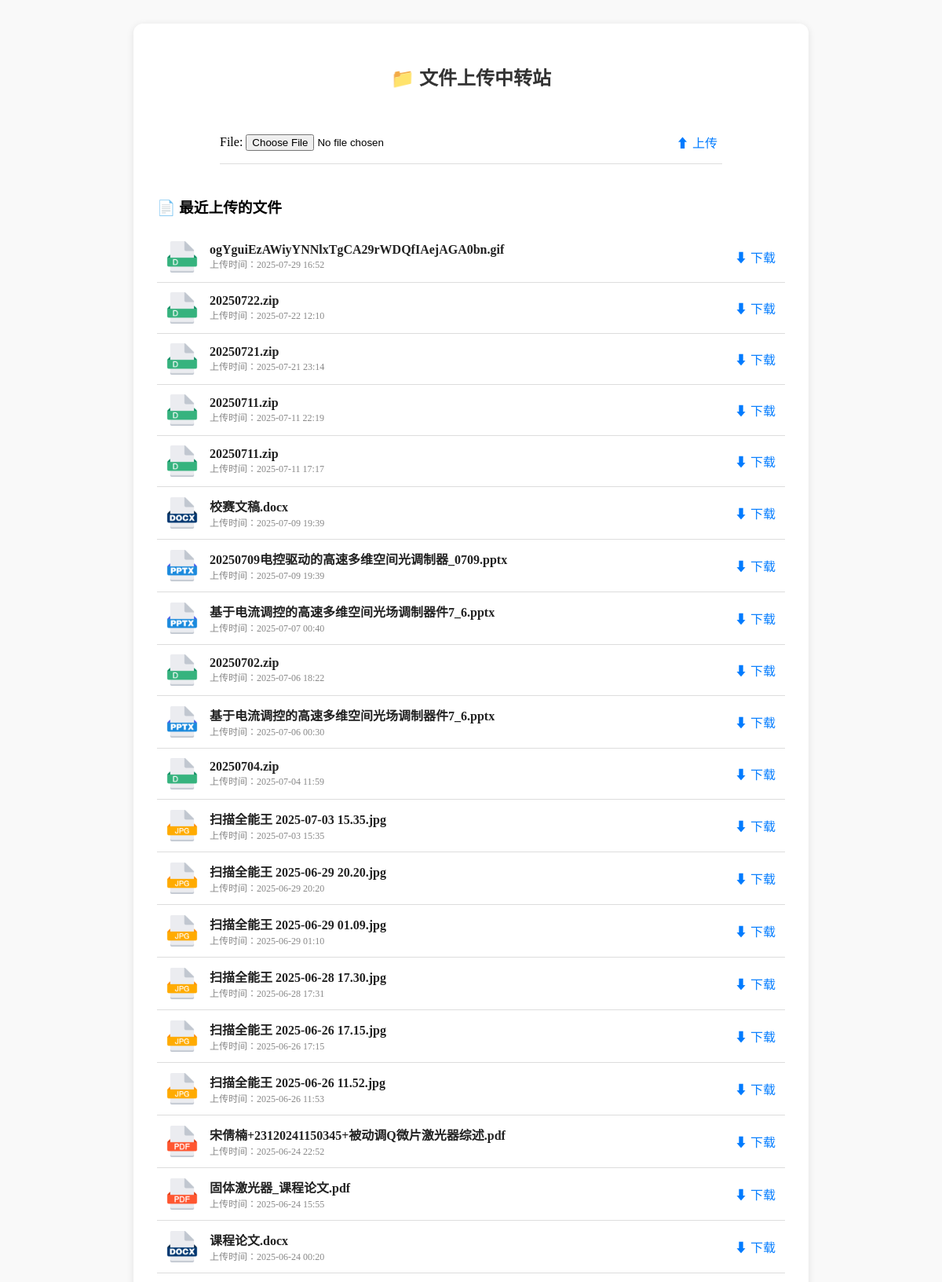
Screenshot of /upload/?all=1 (upper part) with the database file from the repository.
### xmu/models.py (models this page shows, shortened)
class UploadedFile(models.Model):
    file = models.FileField(upload_to=user_directory_path)
    title = models.CharField(max_length=255)
    uploaded_at = models.DateTimeField(auto_now_add=True)
    def file_ext(self):
        return os.path.splitext(self.file.name)[1][1:].lower()

### xmu/views.py (the view)
# urls.py: path('upload/', views.upload_file, name='upload_file'),
def upload_file(request):
    if request.method == 'POST':
        form = UploadForm(request.POST, request.FILES)
        if form.is_valid():
            uploaded_file = form.save(commit=False)
            uploaded_file.title = request.FILES['file'].name
            uploaded_file.save()
            return redirect('upload_file')
    else:
        form = UploadForm()
    show_all = request.GET.get("all") == "1"
    if show_all:
        files = UploadedFile.objects.order_by('-uploaded_at')
    else:
        files = UploadedFile.objects.order_by('-uploaded_at')[:10]
    return render(request, 'upload.html', {
        'form': form,
        'files': files,
        'show_all': show_all
    })

### xmu/forms.py
class UploadForm(forms.ModelForm):
    class Meta:
        model = UploadedFile
        fields = ['file']

### xmu/templates/upload.html (shortened to what this page needs)
<!DOCTYPE html>
<html lang="en">
<head>
    {% load static %}
    <link rel="stylesheet" href="{% static 'css/upload.css' %}">
</head>
<body>
    <div class="container">
        <h2>📁 文件上传中转站</h2>
        <div class="upload-box">
            <form method="post" enctype="multipart/form-data" class="upload-form">
                {{ form.as_p }}
                <button type="submit" class="upload-button">⬆ 上传</button>
            </form>
        </div>
        <h3>📄 最近上传的文件</h3>
        {% for file in files %}
        <div class="file-entry">
            <div class="file-info">
                {% with ext=file.file_ext %}
                    <img class="file-icon"
                         src="{% static 'images/'|add:ext|add:'.png' %}"
                         onerror="this.src='{% static 'images/default.png' %}'"
                         alt="icon">
                {% endwith %}
                <div class="file-text">
                    <span class="file-title">{{ file.title }}</span>
                    <small class="file-time">上传时间：{{ file.uploaded_at|date:"Y-m-d H:i" }}</small>
                </div>
            </div>
            <a href="{% url 'download_file' file.id %}" class="download-button">⬇ 下载</a>
        </div>
        {% empty %}
            <p>暂无文件。</p>
        {% endfor %}
    </div>
</body>
</html>

### xmu/static/css/upload.css (style rules this page uses)
body { font-family: "FangSong", "仿宋", serif; margin: 0; padding: 30px; background-color: #f9f9f9; }
.container { max-width: 800px; margin: auto; background-color: white; padding: 30px; border-radius: 12px; box-shadow: 0 2px 10px rgba(0, 0, 0, 0.1); }
h2 { text-align: center; color: #333; margin-bottom: 30px; }
.upload-box { display: flex; justify-content: center;、 align-items: center; margin-top: 40px; margin-bottom: 40px; }
.upload-form { display: flex; justify-content: space-between; align-items: center; width: 80%; border-bottom: 1px solid #ddd; }
.upload-button { background-color: transparent; border: none; text-decoration: none; color: #007bff; font-size: 16px; transition: color 0.2s; }
.file-entry { display: flex; justify-content: space-between; align-items: center; padding: 12px; border-bottom: 1px solid #ddd; }
.file-info { display: flex; align-items: center; gap: 15px; }
.file-icon { width: 40px; height: 40px; }
.file-text { display: flex; flex-direction: column; }
.file-title { font-weight: bold; color: #222; }
.file-time { font-size: 12px; color: #888; }
.download-button { text-decoration: none; color: #007bff; font-size: 16px; transition: color 0.2s; }

### rows the page displays
UploadedFile: title "ogYguiEzAWiyYNNlxTgCA29rWDQfIAejAGA0bn.gif", uploaded_at "2025-07-29 16:52"
UploadedFile: title "20250722.zip", uploaded_at "2025-07-22 12:10"
UploadedFile: title "20250721.zip", uploaded_at "2025-07-21 23:14"
UploadedFile: title "20250711.zip", uploaded_at "2025-07-11 22:19"
UploadedFile: title "20250711.zip", uploaded_at "2025-07-11 17:17"
UploadedFile: title "校赛文稿.docx", uploaded_at "2025-07-09 19:39"
UploadedFile: title "20250709电控驱动的高速多维空间光调制器_0709.pptx", uploaded_at "2025-07-09 19:39"
UploadedFile: title "基于电流调控的高速多维空间光场调制器件7_6.pptx", uploaded_at "2025-07-07 00:40"
UploadedFile: title "20250702.zip", uploaded_at "2025-07-06 18:22"
UploadedFile: title "基于电流调控的高速多维空间光场调制器件7_6.pptx", uploaded_at "2025-07-06 00:30"
UploadedFile: title "20250704.zip", uploaded_at "2025-07-04 11:59"
UploadedFile: title "扫描全能王 2025-07-03 15.35.jpg", uploaded_at "2025-07-03 15:35"
UploadedFile: title "扫描全能王 2025-06-29 20.20.jpg", uploaded_at "2025-06-29 20:20"
UploadedFile: title "扫描全能王 2025-06-29 01.09.jpg", uploaded_at "2025-06-29 01:10"
UploadedFile: title "扫描全能王 2025-06-28 17.30.jpg", uploaded_at "2025-06-28 17:31"
UploadedFile: title "扫描全能王 2025-06-26 17.15.jpg", uploaded_at "2025-06-26 17:15"
UploadedFile: title "扫描全能王 2025-06-26 11.52.jpg", uploaded_at "2025-06-26 11:53"
UploadedFile: title "宋倩楠+23120241150345+被动调Q微片激光器综述.pdf", uploaded_at "2025-06-24 22:52"
UploadedFile: title "固体激光器_课程论文.pdf", uploaded_at "2025-06-24 15:55"
UploadedFile: title "课程论文.docx", uploaded_at "2025-06-24 00:20"
